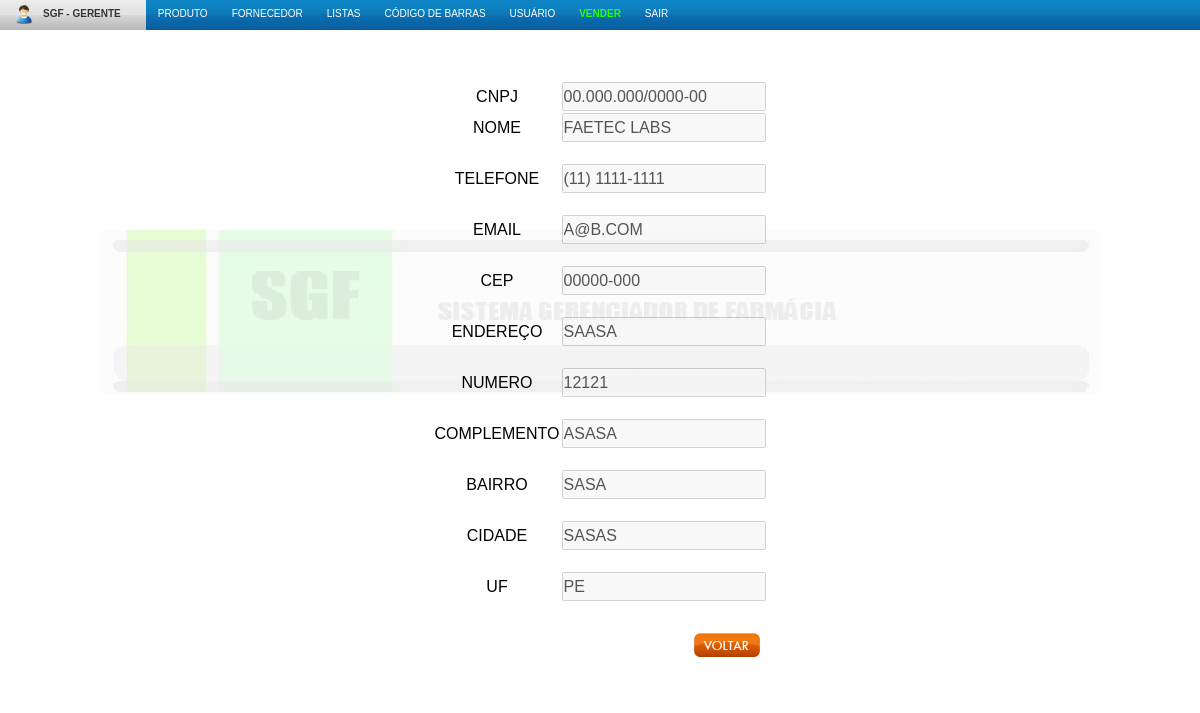
Page /main/verFornecedor.php?fornecedor=4 (signed in) on the earlier database version.
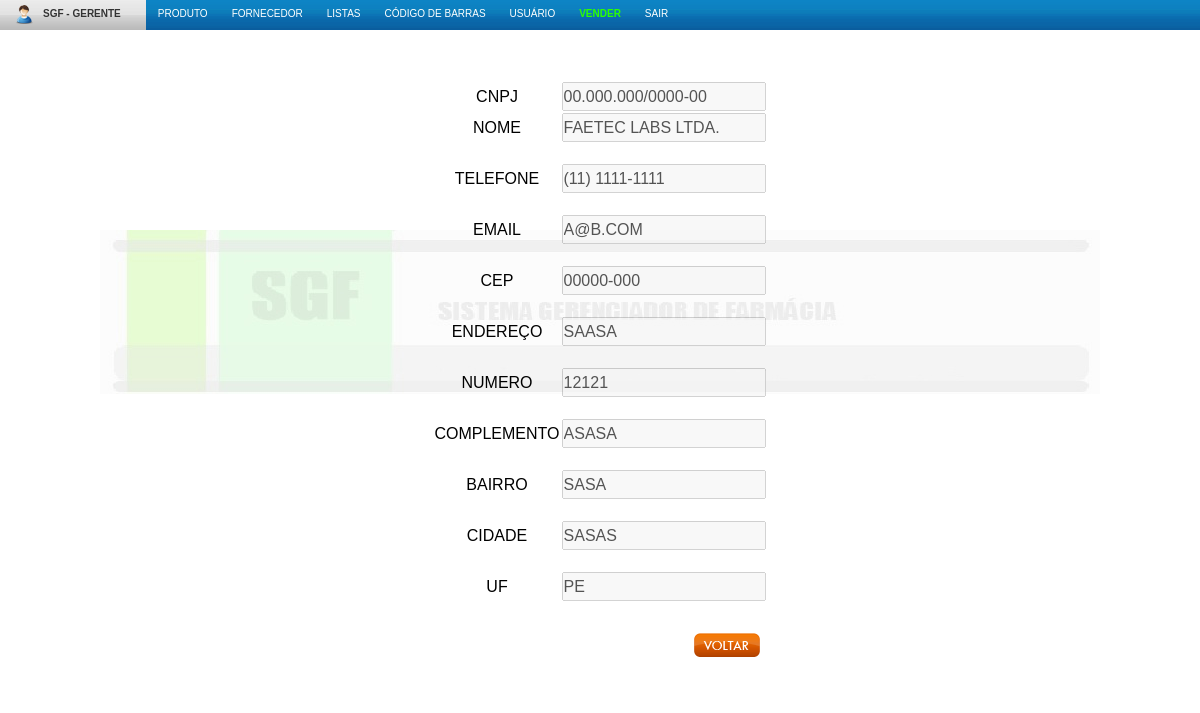
Same page on the later database version.
### tables this page shows
CREATE TABLE IF NOT EXISTS `fornecedor` (
  `idfornecedor` int(11) NOT NULL AUTO_INCREMENT,
  `cnpj` varchar(18) NOT NULL,
  `nome` varchar(100) NOT NULL,
  `telefone` varchar(20) NOT NULL,
  `email` varchar(100) NOT NULL,
  `cep` varchar(9) NOT NULL,
  `endereco` varchar(255) NOT NULL,
  `numero` int(11) NOT NULL,
  `complemento` varchar(50) NOT NULL,
  `bairro` varchar(100) NOT NULL,
  `cidade` varchar(100) NOT NULL,
  `uf` tinyint(2) NOT NULL,
  PRIMARY KEY (`idfornecedor`)
);

### class/Fornecedor.class.php (called while the page is built, shortened)
<?php
class Fornecedor {
    public static function verfornecedor($id) {
        $query = "SELECT * FROM fornecedor WHERE idfornecedor='$id'";
        $res = mysql_query($query);
        $obj = mysql_fetch_object($res);
        return $obj;
	}
}
?>

### class/Uf.class.php (called while the page is built, shortened)
<?php
class Uf {
    public static function ufId($id) {
        $query = "SELECT * FROM uf WHERE idUF='$id'";
        $res = mysql_query($query);
        $obj = mysql_fetch_object($res);
        return $obj;
    }
}
?>

### main/verFornecedor.php (the view, shortened to what this page needs)
<?php
include 'topo.php';
$idfornecedor = $_GET['fornecedor'];
$editar = Fornecedor::verfornecedor($idfornecedor);
$uf = Uf::ufId($editar->uf);
?>
<table class="tbl_cadProduto">
        <tr>
		<td>cnpj</td>
		<td><input type="text" name="cnpj" value="<?php echo $editar->cnpj ?>" disabled /></td>
	</tr>
	<tr>
		<td>nome</td>
		<td><input type="text" name="nome" value="<?php echo $editar->nome ?>" disabled /></td>
	</tr>
        <tr>
		<td colspan=2>&nbsp;</td>
	</tr>
        <tr>
		<td>telefone</td>
		<td><input type="text" name="telefone" value="<?php echo $editar->telefone ?>" disabled /></td>
	</tr>
        <tr>
		<td colspan=2>&nbsp;</td>
	</tr>
        <tr>
		<td>email</td>
		<td><input type="text" name="email" value="<?php echo $editar->email ?>" disabled /></td>
	</tr>
	<tr>
		<td colspan=2>&nbsp;</td>
	</tr>
	<tr>
		<td>cep</td>
		<td><input type="text" name="cep" value="<?php echo $editar->cep ?>" disabled /></td>
	</tr>
	<tr>
		<td colspan=2>&nbsp;</td>
	</tr>
	<tr>
		<td>endere&ccedil;o</td>
		<td><input type="text" name="endereco" value="<?php echo $editar->endereco ?>" disabled /></td>
	</tr>
	<tr>
		<td colspan=2>&nbsp;</td>
	</tr>
	<tr>
		<td>numero</td>
		<td><input type="text" name="numero" value="<?php echo $editar->numero ?>" disabled /></td>
	</tr>
	<tr>
		<td colspan=2>&nbsp;</td>
	</tr>
	<tr>
		<td>complemento</td>
		<td><input type="text" name="complemento" value="<?php echo $editar->complemento ?>" disabled /></td>
	</tr>
	<tr>
		<td colspan=2>&nbsp;</td>
	</tr>
	<tr>
		<td>bairro</td>
		<td><input type="text" name="bairro" value="<?php echo $editar->bairro ?>" disabled /></td>
	</tr>
	<tr>
		<td colspan=2>&nbsp;</td>
	</tr>
	<tr>
		<td>cidade</td>
		<td><input type="text" name="cidade" value="<?php echo $editar->cidade ?>" disabled /></td>
	</tr>
	<tr>
		<td colspan=2>&nbsp;</td>
	</tr>
	<tr>
		<td>uf</td>
		<td><input type="text" name="uf" value="<?php echo $uf->sigla ?>" disabled /></td>
	</tr>
	<tr>
		<td colspan=2>&nbsp;</td>
	</tr>
	<tr>
		<td colspan="2" align="right">
			<input type="button" class="bt_voltar" onclick="javascript: window.location='listarFornecedores.php';" value="Voltar" />
		</td>
	</tr>
</table>

Differences in the rows shown:
changed fornecedor "a@b.com": nome "FAETEC Labs" → "FAETEC Labs Ltda."
